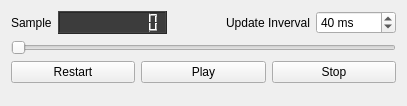
<?xml version="1.0" encoding="UTF-8"?>
<ui version="4.0">
 <class>QmitkNavigationDataSequentialPlayerControlWidget</class>
 <widget class="QWidget" name="QmitkNavigationDataSequentialPlayerControlWidget">
  <property name="geometry">
   <rect>
    <x>0</x>
    <y>0</y>
    <width>407</width>
    <height>106</height>
   </rect>
  </property>
  <property name="windowTitle">
   <string>Form</string>
  </property>
  <layout class="QVBoxLayout" name="verticalLayout">
   <item>
    <layout class="QHBoxLayout" name="horizontalLayout">
     <item>
      <widget class="QLabel" name="sampleLabel">
       <property name="text">
        <string>Sample</string>
       </property>
      </widget>
     </item>
     <item>
      <widget class="QLCDNumber" name="sampleLCDNumber">
       <property name="sizePolicy">
        <sizepolicy hsizetype="Minimum" vsizetype="Minimum">
         <horstretch>0</horstretch>
         <verstretch>0</verstretch>
        </sizepolicy>
       </property>
       <property name="autoFillBackground">
        <bool>false</bool>
       </property>
       <property name="styleSheet">
        <string notr="true">background-color: rgb(60,60,60)</string>
       </property>
       <property name="numDigits">
        <number>10</number>
       </property>
       <property name="segmentStyle">
        <enum>QLCDNumber::Outline</enum>
       </property>
      </widget>
     </item>
     <item>
      <spacer name="horizontalSpacer_3">
       <property name="orientation">
        <enum>Qt::Horizontal</enum>
       </property>
       <property name="sizeHint" stdset="0">
        <size>
         <width>40</width>
         <height>20</height>
        </size>
       </property>
      </spacer>
     </item>
     <item>
      <widget class="QLabel" name="label_2">
       <property name="text">
        <string>Update Inverval</string>
       </property>
      </widget>
     </item>
     <item>
      <widget class="QSpinBox" name="updateIntervalSpinBox">
       <property name="suffix">
        <string> ms</string>
       </property>
       <property name="minimum">
        <number>1</number>
       </property>
       <property name="maximum">
        <number>10000</number>
       </property>
       <property name="singleStep">
        <number>20</number>
       </property>
       <property name="value">
        <number>40</number>
       </property>
      </widget>
     </item>
    </layout>
   </item>
   <item>
    <widget class="QSlider" name="samplePositionHorizontalSlider">
     <property name="enabled">
      <bool>false</bool>
     </property>
     <property name="orientation">
      <enum>Qt::Horizontal</enum>
     </property>
    </widget>
   </item>
   <item>
    <layout class="QHBoxLayout" name="m_PlayerButtonsLayout">
     <item>
      <widget class="QPushButton" name="restartPushButton">
       <property name="sizePolicy">
        <sizepolicy hsizetype="Preferred" vsizetype="Preferred">
         <horstretch>1</horstretch>
         <verstretch>0</verstretch>
        </sizepolicy>
       </property>
       <property name="toolTip">
        <string>Restart from beginning</string>
       </property>
       <property name="text">
        <string>Restart</string>
       </property>
       <property name="icon">
        <iconset resource="../resources/IGTUI.qrc">
         <normaloff>:/IGTUI/firstframe.png</normaloff>:/IGTUI/firstframe.png</iconset>
       </property>
      </widget>
     </item>
     <item>
      <widget class="QPushButton" name="playPushButton">
       <property name="sizePolicy">
        <sizepolicy hsizetype="Preferred" vsizetype="Preferred">
         <horstretch>1</horstretch>
         <verstretch>0</verstretch>
        </sizepolicy>
       </property>
       <property name="toolTip">
        <string>Play at normal speed</string>
       </property>
       <property name="text">
        <string>Play</string>
       </property>
       <property name="icon">
        <iconset resource="../resources/IGTUI.qrc">
         <normaloff>:/IGTUI/play.png</normaloff>
         <activeon>:/IGTUI/pause.png</activeon>:/IGTUI/play.png</iconset>
       </property>
       <property name="iconSize">
        <size>
         <width>16</width>
         <height>16</height>
        </size>
       </property>
       <property name="checkable">
        <bool>true</bool>
       </property>
       <property name="checked">
        <bool>false</bool>
       </property>
      </widget>
     </item>
     <item>
      <widget class="QPushButton" name="stopPushButton">
       <property name="sizePolicy">
        <sizepolicy hsizetype="Preferred" vsizetype="Preferred">
         <horstretch>1</horstretch>
         <verstretch>0</verstretch>
        </sizepolicy>
       </property>
       <property name="toolTip">
        <string>Stop playing</string>
       </property>
       <property name="text">
        <string>Stop</string>
       </property>
       <property name="icon">
        <iconset resource="../resources/IGTUI.qrc">
         <normaloff>:/IGTUI/stop.png</normaloff>:/IGTUI/stop.png</iconset>
       </property>
      </widget>
     </item>
    </layout>
   </item>
   <item>
    <spacer name="verticalSpacer">
     <property name="orientation">
      <enum>Qt::Vertical</enum>
     </property>
     <property name="sizeHint" stdset="0">
      <size>
       <width>20</width>
       <height>40</height>
      </size>
     </property>
    </spacer>
   </item>
  </layout>
 </widget>
 <resources>
  <include location="../resources/IGTUI.qrc"/>
 </resources>
 <connections>
  <connection>
   <sender>updateIntervalSpinBox</sender>
   <signal>valueChanged(int)</signal>
   <receiver>QmitkNavigationDataSequentialPlayerControlWidget</receiver>
   <slot>OnUpdateIntervalChanged(int)</slot>
   <hints>
    <hint type="sourcelabel">
     <x>349</x>
     <y>16</y>
    </hint>
    <hint type="destinationlabel">
     <x>203</x>
     <y>47</y>
    </hint>
   </hints>
  </connection>
  <connection>
   <sender>restartPushButton</sender>
   <signal>clicked()</signal>
   <receiver>QmitkNavigationDataSequentialPlayerControlWidget</receiver>
   <slot>OnRestart()</slot>
   <hints>
    <hint type="sourcelabel">
     <x>69</x>
     <y>73</y>
    </hint>
    <hint type="destinationlabel">
     <x>203</x>
     <y>47</y>
    </hint>
   </hints>
  </connection>
  <connection>
   <sender>playPushButton</sender>
   <signal>clicked()</signal>
   <receiver>QmitkNavigationDataSequentialPlayerControlWidget</receiver>
   <slot>OnPlayPause()</slot>
   <hints>
    <hint type="sourcelabel">
     <x>203</x>
     <y>73</y>
    </hint>
    <hint type="destinationlabel">
     <x>203</x>
     <y>47</y>
    </hint>
   </hints>
  </connection>
  <connection>
   <sender>stopPushButton</sender>
   <signal>clicked()</signal>
   <receiver>QmitkNavigationDataSequentialPlayerControlWidget</receiver>
   <slot>OnStop()</slot>
   <hints>
    <hint type="sourcelabel">
     <x>336</x>
     <y>73</y>
    </hint>
    <hint type="destinationlabel">
     <x>203</x>
     <y>47</y>
    </hint>
   </hints>
  </connection>
 </connections>
 <slots>
  <slot>OnUpdateIntervalChanged(int)</slot>
  <slot>OnRestart()</slot>
  <slot>OnPlayPause()</slot>
  <slot>OnStop()</slot>
 </slots>
</ui>
